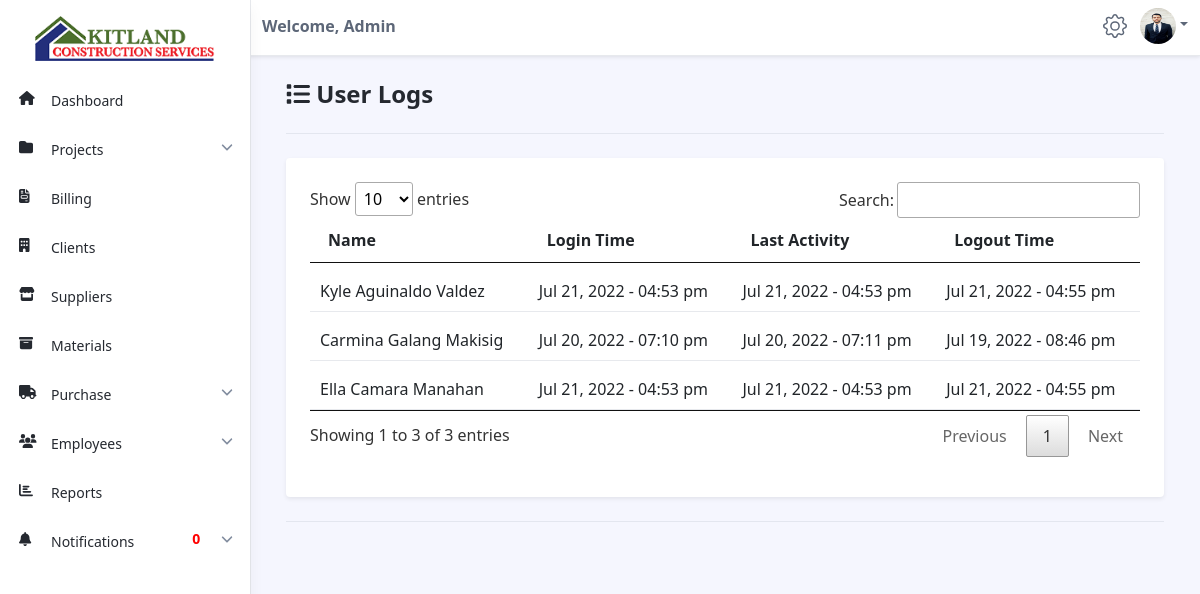
/admin/user-logs.php (signed in), run on an earlier commit of the app's database.
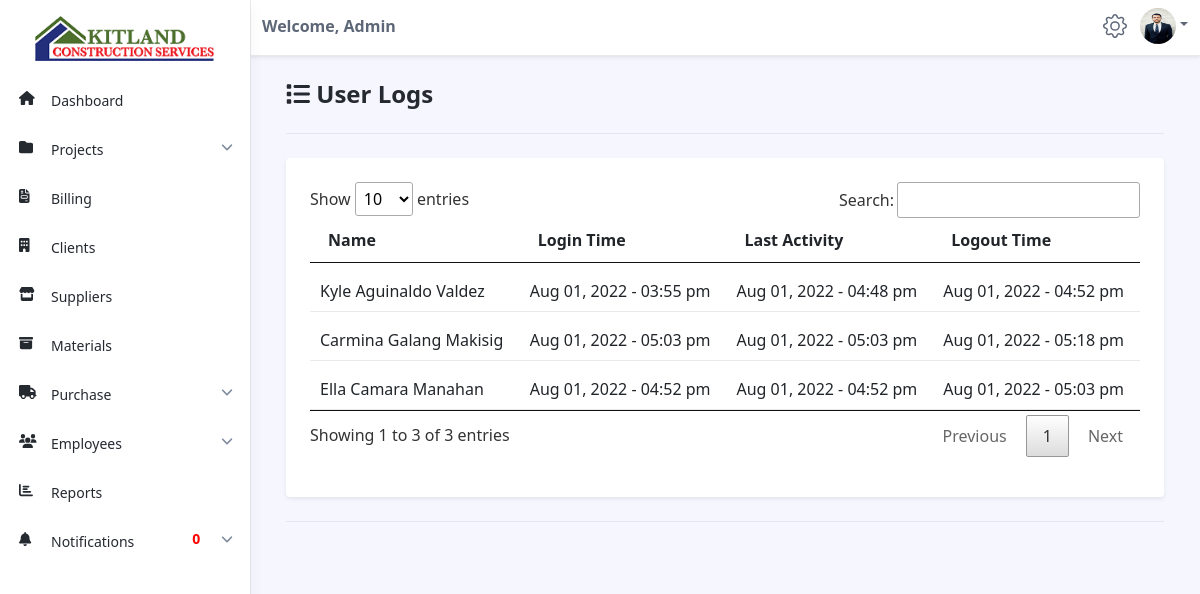
And on a later commit of the database.
### tables this page shows
CREATE TABLE `staffs` (
  `id` int(11) NOT NULL,
  `staff_id` varchar(255) NOT NULL,
  `full_name` varchar(255) NOT NULL,
  `birthday` date NOT NULL,
  `age` varchar(255) NOT NULL,
  `gender` varchar(255) NOT NULL,
  `address` varchar(255) NOT NULL,
  `contact` varchar(255) NOT NULL,
  `civil_status` varchar(255) NOT NULL,
  `profile` varchar(255) NOT NULL,
  `status` varchar(255) NOT NULL,
  `email` varchar(255) NOT NULL,
  `username` varchar(255) NOT NULL,
  `password` varchar(255) NOT NULL,
  `access` varchar(255) NOT NULL,
  `otp` varchar(255) NOT NULL,
  `date_added` date NOT NULL,
  `last_login` datetime NOT NULL,
  `last_activity` datetime NOT NULL,
  `last_logout` datetime NOT NULL
);

### admin/user-logs.php (the view, shortened to what this page needs)
<?php
include('../connections/config.php');
?>
<!DOCTYPE html>
<!DOCTYPE html>
<html lang="en">
<head>
    <link id="theme-style" rel="stylesheet" href="dataTables/jquery.dataTables.min.css">
    <link id="theme-style" rel="stylesheet" href="assets/css/portal.css">
    <link rel="stylesheet" href="../assets/css/style.css" />
</head>
<body class="app">
    <?php include('navbar.php'); ?>
    <div class="app-wrapper">
        <div class="app-content pt-3 p-md-3 p-lg-4">
            <div class="container-xl">
                <h1 class="app-page-title"><span class="nav-icon"><i class="fa fa-list"></i></span> User Logs</h1>
                <hr class="mb-4">
                <div class="row g-4 settings-section">
                    <div class="col-12 col-md-12">
                        <div class="app-card app-card-settings shadow-sm p-4">
                            <div class="app-card-body">
                                <form class="settings-form">
                                    <div class="mb-3">
                                        <table id="myTable" class="table app-table-hover mb-0 text-left">
                                            <thead>
                                                <tr>
                                                    <th class="cell">Name</th>
                                                    <th class="cell">Login Time</th>
                                                    <th class="cell">Last Activity</th>
                                                    <th class="cell">Logout Time</th>
                                                </tr>
                                            </thead>
                                            <tbody>
                                                <?php
                                                $sql = "SELECT * FROM staffs WHERE last_login != '0000-00-00 00:00:00'";
                                                $result = mysqli_query($conn, $sql);
                                                $count = mysqli_num_rows($result);
                                                if ($count > 0) {
                                                    while ($row = mysqli_fetch_assoc($result)) {
                                                        $full_name = $row['full_name'];
                                                        $last_login = $row['last_login'];
                                                        $login = date("M d, Y - h:i a", strtotime($last_login));
                                                        $last_activity = $row['last_activity'];
                                                        $activity = date("M d, Y - h:i a", strtotime($last_activity));
                                                        $last_logout = $row['last_logout'];
                                                        $logout = date("M d, Y - h:i a", strtotime($last_logout));
                                                ?>
                                                        <tr>
                                                            <td class="cell" style="padding-top: 1em"><?php echo $full_name; ?></td>
                                                            <td class="cell" style="padding-top: 1em"><?php echo $login; ?></td>
                                                            <td class="cell" style="padding-top: 1em"><?php echo $activity; ?></td>
                                                            <td class="cell" style="padding-top: 1em"><?php echo $logout; ?></td>
                                                        </tr>
                                                <?php
                                                    }
                                                } else {
                                                    echo "<script>alert('No User Logs Found!')</script>";
                                                }
                                                ?>
                                            </tbody>
                                        </table>
                                    </div>
                                </form>
                            </div>
                        </div>
                    </div>
                </div>
                <hr class="my-4">
            </div>
        </div>
    </div>
</body>
</html>

### admin/navbar.php (shortened to what this page needs)
<!DOCTYPE html>
<html lang="en">
<head>
</head>
<body>
	<header class="app-header fixed-top">
		<div class="app-header-inner">
			<div class="container-fluid py-2">
				<div class="app-header-content">
					<div class="row justify-content-between align-items-center">
						<div class="col-auto">
							<span style="font-weight:bold">Welcome, <?php echo $_SESSION['access']; ?></span>
						</div>
						<div class="app-utilities col-auto">
							<div class="app-utility-item app-user-dropdown dropdown">
								<a class="dropdown" id="user-dropdown-toggle" data-toggle="dropdown" href="#" role="button" aria-expanded="false">
									<span><a href="settings.php">
										</span>
								</a> &nbsp
								<div class="app-utility-item app-user-dropdown dropdown">
									<a class="dropdown-toggle" id="user-dropdown-toggle" data-toggle="dropdown" href="#" role="button" aria-expanded="false">
										<img src="../staff_images/<?php echo $_SESSION['profile']; ?>" alt="" srcset="" style="border-radius: 50%"></a>
								</div>
							</div>
						</div>
					</div>
				</div>
			</div>
			<?php include('admin-sidebar.php'); ?>
	</header>
</body>
</html>

### admin/admin-sidebar.php (shortened to what this page needs)
<!DOCTYPE html>
<html lang="en">
<head>
</head>
<body>
	<div id="app-sidepanel" class="app-sidepanel">
		<div class="sidepanel-inner d-flex flex-column">
			<div class="app-branding">
				<a class="app-logo" href="dashboard.php"><img src="../assets/images/kcs.png" style="height:45px; "></a>
			</div>
			<nav id="app-nav-main" class="app-nav app-nav-main flex-grow-1">
				<ul class="app-menu list-unstyled accordion" id="menu-accordion">
					<li class="nav-item">
						<a class="nav-link <?php if ($page == 'dashboard') {
												echo 'active';
											} ?>" href="dashboard.php">
							<span class="nav-icon"><i class="fa fa-home"></i></span>
							<span class="nav-link-text">Dashboard</span>
						</a>
					</li>
					<li class="nav-item has-submenu">
						<a class="nav-link submenu-toggle <?php if ($page == 'project' or $page == 'payable' or $page == 'receivable') {
																echo 'active';
															} ?>" href="#" data-toggle="collapse" data-target="#submenu-2" aria-expanded="<?php if ($page == 'project' or $page == 'payable' or $page == 'receivable') {
																																				echo 'true';
																																			} ?>" aria-controls="submenu-2">
							<span class="nav-icon"><i class="fas fa-folder"></i></span>
							<span class="nav-link-text ">Projects</span>
							<span class="submenu-arrow"><i class="fa fa-angle-down"></i></span>
						</a>
					</li>
					<li class="nav-item">
						<a class="nav-link <?php if ($page == 'invoice') {
												echo 'active';
											} ?>" href="invoice.php">
							<span class="nav-icon"><i class="fas fa-file-invoice"></i></span>
							<span class="nav-link-text">Billing</span>
						</a>
					</li>
					<li class="nav-item">
						<a class="nav-link <?php if ($page == 'client') {
												echo 'active';
											} ?>" href="manage-clients.php">
							<span class="nav-icon"><i class="fa fa-building"></i></span>
							<span class="nav-link-text">Clients</span>
						</a>
					</li>
					<li class="nav-item">
						<a class="nav-link <?php if ($page == 'supplier') {
												echo 'active';
											} ?>" href="manage-suppliers.php">
							<span class="nav-icon"><i class="fa fa-store"></i></span>
							<span class="nav-link-text">Suppliers</span>
						</a>
					</li>
					<li class="nav-item">
						<a class="nav-link <?php if ($page == 'material') {
												echo 'active';
											} ?>" href="manage-materials.php">
							<span class="nav-icon"><i class="fas fa-archive"></i></span>
							<span class="nav-link-text">Materials</span>
						</a>
					</li>
					<li class="nav-item has-submenu">
						<a class="nav-link submenu-toggle <?php if ($page == 'receive' or $page == 'return' or $page == 'purchase') {
																echo 'active';
															} ?>" href="#" data-toggle="collapse" data-target="#submenu-5" aria-expanded="<?php if ($page == 'receive' or $page == 'return' or $page == 'purchase') {
																																				echo 'true';
																																			} ?>" aria-controls="submenu-5">
							<span class="nav-icon"><i class="fa fa-truck"></i></span>
							<span class="nav-link-text">Purchase</span>
							<span class="submenu-arrow"><i class="fa fa-angle-down"></i></span>
						</a>
					</li>
					<li class="nav-item has-submenu">
						<a class="nav-link submenu-toggle <?php if ($page == 'worker' or $page == 'staff') {
																echo 'active';
															} ?>" href="#" data-toggle="collapse" data-target="#submenu-6" aria-expanded="<?php if ($page == 'worker' or $page == 'staff') {
																																				echo 'true';
																																			} ?>" aria-controls="submenu-6">
							<span class="nav-icon"><i class="fa fa-users"></i></span>
							<span class="nav-link-text">Employees</span>
							<span class="submenu-arrow"><i class="fa fa-angle-down"></i></span>
						</a>
					</li>
					<li class="nav-item">
						<a class="nav-link <?php if ($page == 'report') {
												echo 'active';
											} ?>" href="client-reports.php">
							<span class="nav-icon"><i class="fas fa-chart-bar"></i></span>
							<span class="nav-link-text">Reports</span>
						</a>
					</li>
						<?php
							$sql = "SELECT * FROM orders WHERE notification_status = '0'";
							$result = mysqli_query($conn, $sql);
							$orders = mysqli_num_rows($result);
							$sql = "SELECT * FROM payments WHERE notification_status = '0'";
							$result = mysqli_query($conn, $sql);
							$payments = mysqli_num_rows($result);
							$total = $payments + $orders;
						?>
					<li class="nav-item has-submenu">
						<a class="nav-link submenu-toggle <?php if ($page == 'notifications') {
																echo 'active';
															} ?>" href="#" data-toggle="collapse" data-target="#submenu-7" aria-expanded="<?php if ($page == 'notifications') {
																																				echo 'true';
																																			} ?>" aria-controls="submenu-7">
							<span class="nav-icon"><i class="fa fa-bell"></i></span>
							<span class="nav-link-text">Notifications</span>
							<span class="submenu-arrow"><span class="fw-bold" style="color:red; padding-right:1rem"><?php echo $total;?></span> <i class="fa fa-angle-down"></i></span>
						</a>
					</li>
				</ul>
			</nav>
		</div>
	</div>
</body>
</html>

### assets/css/style.css (style rules this page uses)
* { -webkit-user-select: none; -moz-user-select: none; -ms-user-select: none; user-select: none; }

What changed in the data, as far as the page shows it:
changed staffs "Kyle Aguinaldo Valdez": last_login "Jul 21, 2022 - 04:53 pm" → "Aug 01, 2022 - 03:55 pm"; last_activity "Jul 21, 2022 - 04:53 pm" → "Aug 01, 2022 - 04:48 pm"; last_logout "Jul 21, 2022 - 04:55 pm" → "Aug 01, 2022 - 04:52 pm"
changed staffs "Carmina Galang Makisig": last_login "Jul 20, 2022 - 07:10 pm" → "Aug 01, 2022 - 05:03 pm"; last_activity "Jul 20, 2022 - 07:11 pm" → "Aug 01, 2022 - 05:03 pm"; last_logout "Jul 19, 2022 - 08:46 pm" → "Aug 01, 2022 - 05:18 pm"
changed staffs "Ella Camara Manahan": last_login "Jul 21, 2022 - 04:53 pm" → "Aug 01, 2022 - 04:52 pm"; last_activity "Jul 21, 2022 - 04:53 pm" → "Aug 01, 2022 - 04:52 pm"; last_logout "Jul 21, 2022 - 04:55 pm" → "Aug 01, 2022 - 05:03 pm"
